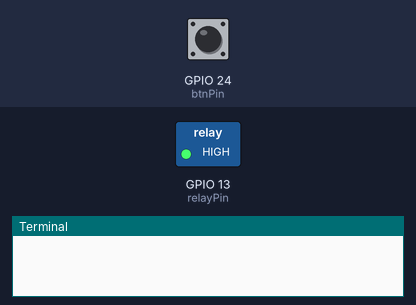
Simulated run of this program. Board: Raspberry Pi (BCM pin numbers). On the bench: switched loads named in the program (green lamp = pin HIGH), the last lines printed to the terminal. The test bench sets the inputs (shaded band); at power-on: GPIO 24 (btnPin) HIGH.

Above: at 1.2 s.
1.3 s: GPIO 24 (btnPin) pulled LOW for 0.15 s
At 1.7 s:
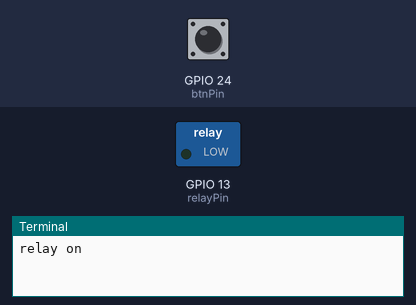
2.9 s: GPIO 24 (btnPin) pulled LOW for 1 s
At 4.2 s:
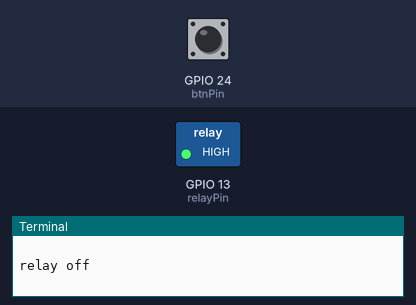
5.4 s: GPIO 24 (btnPin) pulled LOW for 3.2 s
At 6.1 s:
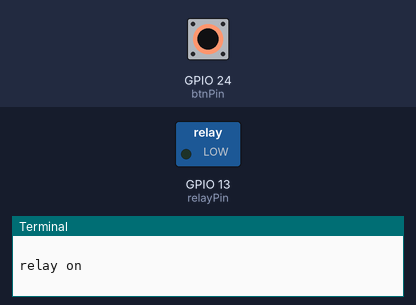
Timing chart, 0 to 8.4 s (numbered marks = the images above; inputs shaded):
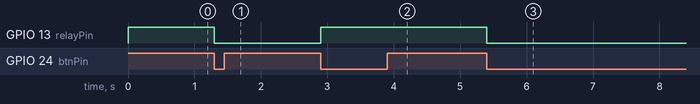

The program:

relay.py
```python
import RPi.GPIO as GPIO
import time

relayPin = 13
btnPin = 24

relay_status = 1

def setup():
    GPIO.setmode(GPIO.BCM)
    GPIO.setup(relayPin, GPIO.OUT)
    GPIO.setup(btnPin, GPIO.IN, pull_up_down=GPIO.PUD_UP)
    GPIO.output(relayPin, GPIO.HIGH)


def swLed(ev=None):
    global relay_status
    relay_status = not  relay_status
    GPIO.output(relayPin, relay_status)
    if relay_status == 1:
        print 'relay off \n'
    else:
        print 'relay on \n'

def loop():
    GPIO.add_event_detect(btnPin, GPIO.FALLING, callback=swLed, bouncetime=200)
    while True:
        time.sleep(1)

if __name__ == '__main__':
    setup()
    loop()
```

Measured:
- after the input at 1.3 s, GPIO 13 (relayPin): HIGH → LOW at once
- after the input at 2.9 s, GPIO 13 (relayPin): LOW → HIGH at once
- after the input at 5.4 s, GPIO 13 (relayPin): HIGH → LOW at once
